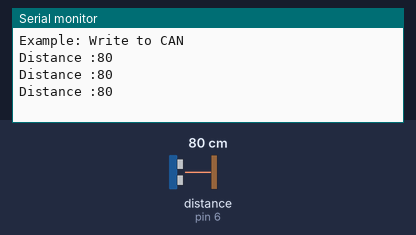
This sketch was run on a simulated Arduino Uno, built with avr-gcc and run on an emulated ATmega328P. On the bench: the last lines printed to the serial monitor. Wiring (inferred from the names in the program): ultrasonic range finder: trigger pin 5; echo pin 6. The test bench sets the inputs (shaded band); at power-on: distance to the obstacle (sensor on pin 6) 80 cm. The echo pulse lasts 58.3 µs per cm.

Above: at 2.2 s.
2.3 s: distance to the obstacle (sensor on pin 6) set to 2 cm
At 2.9 s:
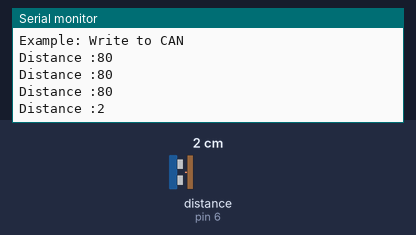
3.8 s: distance to the obstacle (sensor on pin 6) set to 4 cm
At 4.4 s:
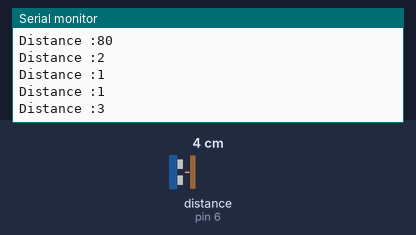
Timing chart, 0 to 6.8 s (numbered marks = the images above; inputs shaded):
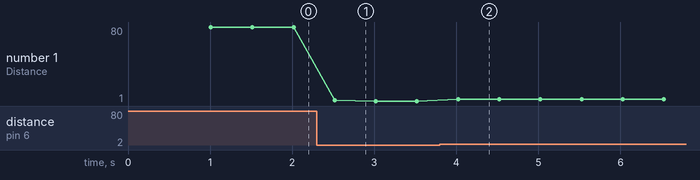

The sketch:

front_arduino.ino
```cpp
#include <SPI.h>          //Library for using SPI Communication
#include <mcp2515.h>      //Library for using CAN Communication (https://github.com/autowp/arduino-mcp2515/)

struct can_frame canMsg; //canMsg struct data type for storing CAN message format.

MCP2515 mcp2515(10); //set the pin number where SPI CS is connected.

const int TRIG_PIN = 5;
const int ECHO_PIN = 6;

int ultrasonic() {
  digitalWrite(TRIG_PIN, HIGH);
  delayMicroseconds(10);
  digitalWrite(TRIG_PIN, LOW);

  long duration = pulseIn(ECHO_PIN, HIGH);

  int distance_cm = duration * 0.0343 / 2;
  Serial.print("Distance :");
  Serial.println(distance_cm);


  return distance_cm;
}

void setup()
{
  canMsg.can_id  = 0x063;           //CAN id as 0x063
  canMsg.can_dlc = 8;               //CAN data length as 8
  canMsg.data[0] = 0x00;
  canMsg.data[1] = 0x00;
  canMsg.data[2] = 0x00;            //Rest all with 0
  canMsg.data[3] = 0x00;
  canMsg.data[4] = 0x00;
  canMsg.data[5] = 0x00;
  canMsg.data[6] = 0x00;
  canMsg.data[7] = 0x00;

  while (!Serial);
  Serial.begin(9600);

  pinMode(TRIG_PIN, OUTPUT); //Ultra sonic
  pinMode(ECHO_PIN, INPUT); //Ultra sonic

  mcp2515.reset();
  mcp2515.setBitrate(CAN_125KBPS, MCP_8MHZ); //Sets CAN at speed 125KBPS
  mcp2515.setNormalMode();

  Serial.println("Example: Write to CAN");

  delay(1000);
}
void loop() {

  //ultra sonic
  int d = ultrasonic();

  canMsg.data[2] = d;
  mcp2515.sendMessage(&canMsg);     //Sends the CAN message
  delay(500);
}
```

Measured:
- after the input at 2.3 s, the serial monitor: prints a new line after 0.22 s (image 1)
- after the input at 3.8 s, the serial monitor: prints a new line after 0.22 s (image 2)
- plotted number 1: 80 → 1 after the input at 2.3 s, 1 → 3 after the input at 3.8 s
